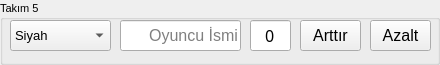
     <widget class="QGroupBox" name="teamArea_5">
      <property name="minimumSize">
       <size>
        <width>440</width>
        <height>65</height>
       </size>
      </property>
      <property name="maximumSize">
       <size>
        <width>440</width>
        <height>65</height>
       </size>
      </property>
      <property name="baseSize">
       <size>
        <width>440</width>
        <height>65</height>
       </size>
      </property>
      <property name="font">
       <font>
        <pointsize>8</pointsize>
       </font>
      </property>
      <property name="title">
       <string>Takım 5</string>
      </property>
      <property name="alignment">
       <set>Qt::AlignJustify|Qt::AlignVCenter</set>
      </property>
      <widget class="QComboBox" name="colorPicker_5">
       <property name="geometry">
        <rect>
         <x>10</x>
         <y>20</y>
         <width>101</width>
         <height>31</height>
        </rect>
       </property>
       <property name="font">
        <font>
         <pointsize>10</pointsize>
        </font>
       </property>
       <item>
        <property name="text">
         <string>Siyah</string>
        </property>
       </item>
       <item>
        <property name="text">
         <string>Gri</string>
        </property>
       </item>
       <item>
        <property name="text">
         <string>Beyaz</string>
        </property>
       </item>
       <item>
        <property name="text">
         <string>Mavi</string>
        </property>
       </item>
       <item>
        <property name="text">
         <string>Turkuaz</string>
        </property>
       </item>
       <item>
        <property name="text">
         <string>Kırmızı</string>
        </property>
       </item>
       <item>
        <property name="text">
         <string>Turuncu</string>
        </property>
       </item>
       <item>
        <property name="text">
         <string>Sarı</string>
        </property>
       </item>
       <item>
        <property name="text">
         <string>Yeşil (Açık)</string>
        </property>
       </item>
       <item>
        <property name="text">
         <string>Yeşil (Koyu)</string>
        </property>
       </item>
       <item>
        <property name="text">
         <string>Mor</string>
        </property>
       </item>
       <item>
        <property name="text">
         <string>Pembe</string>
        </property>
       </item>
       <item>
        <property name="text">
         <string>Kahverengi</string>
        </property>
       </item>
      </widget>
      <widget class="QLineEdit" name="teamScore_5">
       <property name="geometry">
        <rect>
         <x>250</x>
         <y>20</y>
         <width>41</width>
         <height>31</height>
        </rect>
       </property>
       <property name="font">
        <font>
         <family>Poppins</family>
         <pointsize>12</pointsize>
        </font>
       </property>
       <property name="text">
        <string>0</string>
       </property>
       <property name="alignment">
        <set>Qt::AlignCenter</set>
       </property>
      </widget>
      <widget class="QPushButton" name="incBt_5">
       <property name="geometry">
        <rect>
         <x>300</x>
         <y>20</y>
         <width>61</width>
         <height>31</height>
        </rect>
       </property>
       <property name="font">
        <font>
         <pointsize>12</pointsize>
        </font>
       </property>
       <property name="text">
        <string>Arttır</string>
       </property>
       <property name="iconSize">
        <size>
         <width>16</width>
         <height>16</height>
        </size>
       </property>
      </widget>
      <widget class="QPushButton" name="decBt_5">
       <property name="geometry">
        <rect>
         <x>370</x>
         <y>20</y>
         <width>61</width>
         <height>31</height>
        </rect>
       </property>
       <property name="font">
        <font>
         <pointsize>12</pointsize>
        </font>
       </property>
       <property name="text">
        <string>Azalt</string>
       </property>
       <property name="iconSize">
        <size>
         <width>16</width>
         <height>16</height>
        </size>
       </property>
      </widget>
      <widget class="QLineEdit" name="teamName_5">
       <property name="geometry">
        <rect>
         <x>120</x>
         <y>20</y>
         <width>121</width>
         <height>31</height>
        </rect>
       </property>
       <property name="font">
        <font>
         <pointsize>12</pointsize>
        </font>
       </property>
       <property name="alignment">
        <set>Qt::AlignRight|Qt::AlignTrailing|Qt::AlignVCenter</set>
       </property>
       <property name="placeholderText">
        <string>Oyuncu İsmi</string>
       </property>
      </widget>
     </widget>
